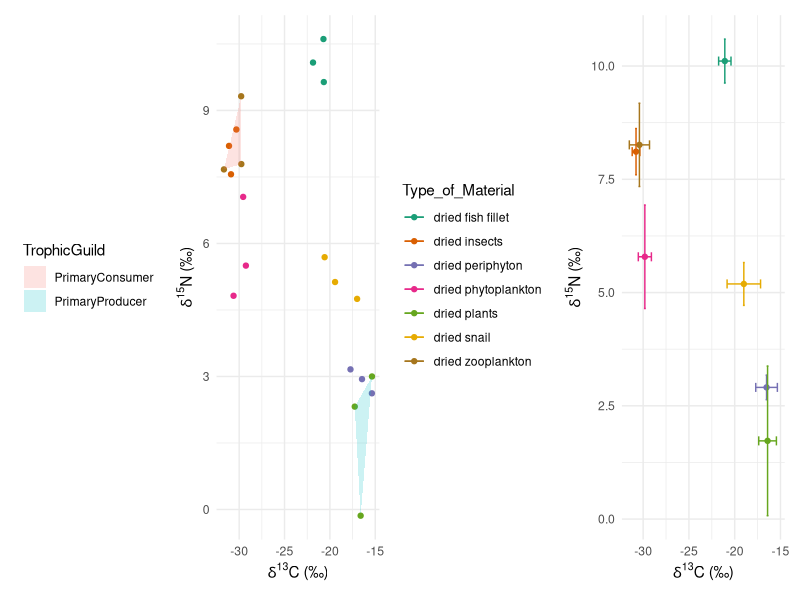

Generate this figure with R: (Note: this script raises an error after producing the figure.)
# This script takes preliminary C & N isotope data from Angle and Killarny lakes
# and plots them


### Libraries ####
library(tidyverse) # this package is for data wrangling and tidying
library(ggplot2) # this package is for plotting
library(patchwork) # this package is for making multipanel plots
library(RColorBrewer) #this package is for the 7 different categories


### Clean the data ####
alldata.messy <-read_csv("AngKilCN.csv")
head(alldata.messy)

#First I need to go through the sample ID
# and add a column to separate the lakes by a unique ID.
alldata.messy[grep("ANG", alldata.messy$Sample_ID),"Lake"] <- "Angle"
alldata.messy[grep("KIL", alldata.messy$Sample_ID),"Lake"] <- "Killarney"


# If we want polygons, we need a way to categorize the data. 
alldata.messy[grep("phytoplankton | periphyton | plants", alldata.messy$Type_of_Material),"TrophicGuild"] <- "PrimaryProducer"
alldata.messy[grep("insects | snail | zooplankton", alldata.messy$Type_of_Material),"TrophicGuild"] <- "PrimaryConsumer"
alldata.messy[grep("fish", alldata.messy$Type_of_Material),"TrophicGuild"] <- "Top Consumer"

#I'm going to make different data sets for each lake.

#Angle
AngleCN <- alldata.messy %>% 
  select(Sample_ID, Type_of_Material, d13C_VPDB, d15N_air, Lake, TrophicGuild) %>% 
  filter(Lake == "Angle")

#consolidate these values into a mean and SD
summaryANG <- AngleCN %>% 
  group_by(Type_of_Material) %>% 
  summarize(aveC = mean(d13C_VPDB),
            aveN = mean(d15N_air),
            sdC = sd(d13C_VPDB),
            sdN = sd(d15N_air))

# If we want polygons, we need a way to categorize the data. 
summaryANG[grep("phytoplankton | periphyton | plants", summaryANG$Type_of_Material),"TrophicGuild"] <- "PrimaryProducer"
summaryANG[grep("insects | snail | zooplankton", summaryANG$Type_of_Material),"TrophicGuild"] <- "PrimaryConsumer"
summaryANG[grep("fish", summaryANG$Type_of_Material),"TrophicGuild"] <- "Top Consumer"

#Killarney
KilCN <- alldata.messy %>% 
  select(Sample_ID, Type_of_Material, d13C_VPDB, d15N_air, Lake, TrophicGuild) %>% 
  filter(Lake == "Killarney")

summaryKIL <-KilCN %>% group_by(Type_of_Material) %>% 
  summarize(aveC = mean(d13C_VPDB),
            aveN = mean(d15N_air),
            sdC = sd(d13C_VPDB),
            sdN = sd(d15N_air))

summaryKIL[grep("phytoplankton | periphyton | plants", summaryKIL$Type_of_Material),"TrophicGuild"] <- "PrimaryProducer"
summaryKIL[grep("insects | snail | zooplankton", summaryKIL$Type_of_Material),"TrophicGuild"] <- "PrimaryConsumer"
summaryKIL[grep("fish", summaryKIL$Type_of_Material),"TrophicGuild"] <- "Top Consumer"

##Plots ####

# Extract a vector that is a convex hull of the points according to category.
pp<-AngleCN %>% filter(TrophicGuild == "PrimaryProducer")
AngChull.pp<-pp[chull(pp$d13C_VPDB, pp$d15N_air),]
pc<-AngleCN %>% filter(TrophicGuild == "PrimaryConsumer")
AngChull.pc<-pc[chull(pc$d13C_VPDB, pc$d15N_air),]
AngChull <- bind_rows(AngChull.pp,AngChull.pc)

# all individual samples, plotted with a convex hull around the values for 
# primary producers and primary consumers
A1<-ggplot(data = AngleCN, aes(x = d13C_VPDB, 
                           y = d15N_air, 
                           color = Type_of_Material)) +
  geom_point() +
  scale_color_brewer(palette = "Dark2") +
  geom_polygon(data=AngChull, 
               aes(x=d13C_VPDB, y=d15N_air, 
                   group = TrophicGuild,  
                   fill = TrophicGuild), 
               alpha = 0.2,
               linetype = "blank") +
  theme_minimal() +
  labs(x = expression(paste(delta^{13}, "C (\u2030)")),
       y = expression(paste(delta^{15}, "N (\u2030)")))


#Also, just a simple plot with means and sds for each type of material sampled.
A2<-ggplot(data = summaryANG, 
       aes(x = aveC, 
           y = aveN, 
           color = Type_of_Material)) +
  geom_point() +
  scale_color_brewer(palette = "Dark2") +
  geom_errorbar(aes(xmin=aveC-sdC, xmax=aveC+sdC), width=.2,
                position=position_dodge(0.05)) +
  geom_errorbar(aes( ymin=aveN-sdN, ymax=aveN+sdN), width=.2,
                position=position_dodge(0.05)) +
  theme_minimal() +
  labs(x = expression(paste(delta^{13}, "C (\u2030)")),
       y = expression(paste(delta^{15}, "N (\u2030)"))) +
  theme(legend.position="left")

A1<-A1 + guides(color = FALSE) + theme(legend.position="left")
A1 + A2 

pK<-ggplot(data = KilCN, aes(x = d13C_VPDB, y = d15N_air, color = Type_of_Material)) +
  geom_point() +
  theme_minimal() +
  labs(x = expression(paste(delta^{13}, "C (\u2030)")),
       y = expression(paste(delta^{15}, "N (\u2030)")))

##Summary plots


pAsum<-ggplot(data = summaryANG, 
              aes(x = aveC, 
                  y = aveN, 
                  color = Type_of_Material)) +
  geom_point() +
  geom_polygon(aes(color = TrophicGuild, fill = TrophicGuild), alpha = .2) +
  geom_errorbar(aes(xmin=aveC-sdC, xmax=aveC+sdC), width=.2,
                position=position_dodge(0.05)) +
  geom_errorbar(aes( ymin=aveN-sdN, ymax=aveN+sdN), width=.2,
                position=position_dodge(0.05)) +
  theme_minimal() +
  labs(x = expression(paste(delta^{13}, "C (\u2030)")),
       y = expression(paste(delta^{15}, "N (\u2030)")))

pKsum<-ggplot(data = summaryKIL, 
       aes(x = aveC, 
           y = aveN, 
           color = Type_of_Material)) +
  geom_point() +
  geom_polygon(aes(color = TrophicGuild, fill = TrophicGuild), alpha = .2) +
  geom_errorbar(aes(xmin=aveC-sdC, xmax=aveC+sdC), width=.2,
                position=position_dodge(0.05)) +
  geom_errorbar(aes( ymin=aveN-sdN, ymax=aveN+sdN), width=.2,
                position=position_dodge(0.05)) +
  theme_minimal() +
  labs(x = expression(paste(delta^{13}, "C (\u2030)")),
       y = expression(paste(delta^{15}, "N (\u2030)")))

pA/pAsum #this stacks the Angle lakes plots
ggsave("AngleLake.png")

pK/pKsum #this stacks the Killarney lake plots
ggsave("KillarneyLake.png")



